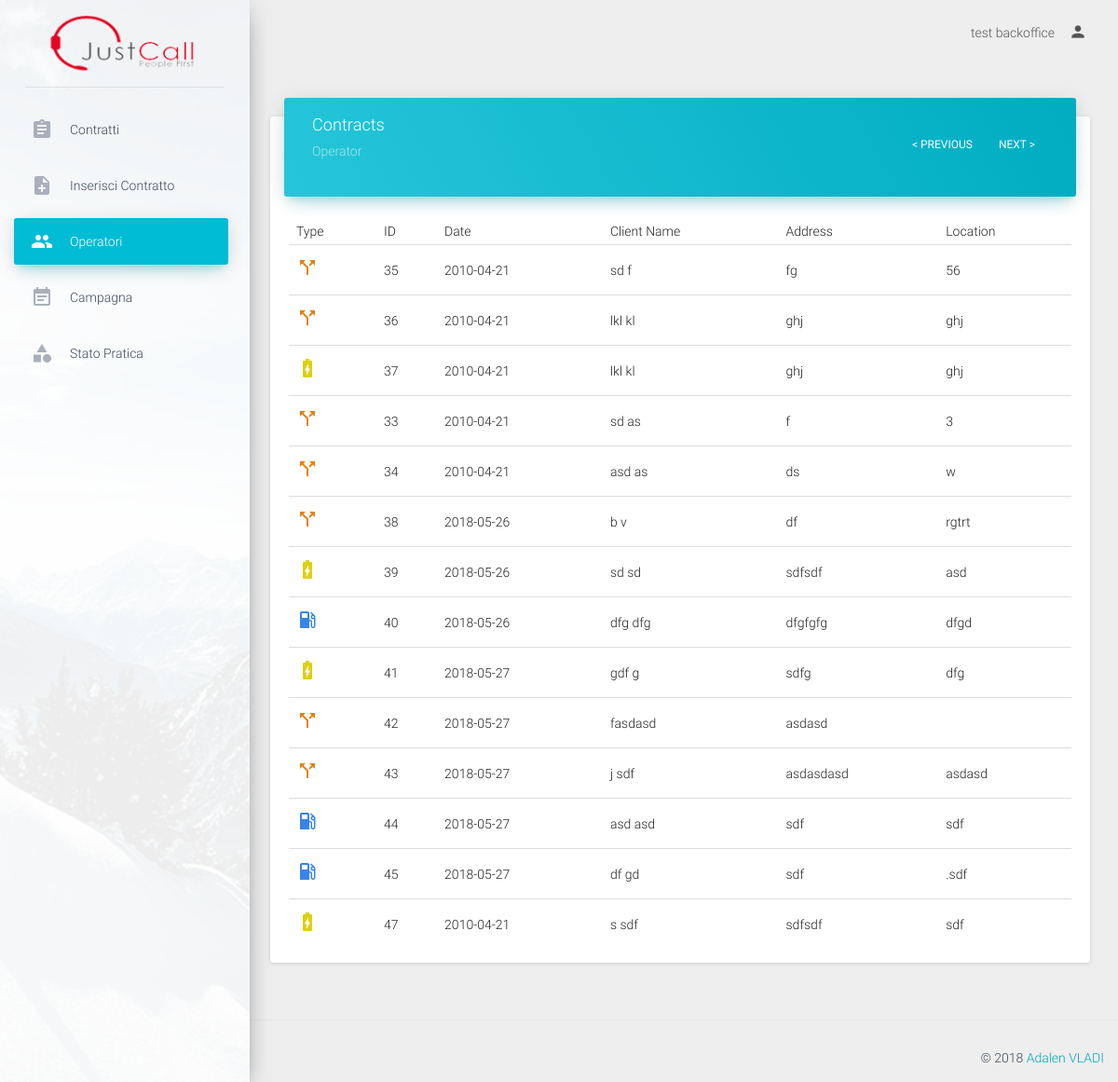
/backoffice/viewUser/6 (signed in), run on an earlier commit of the app's database.
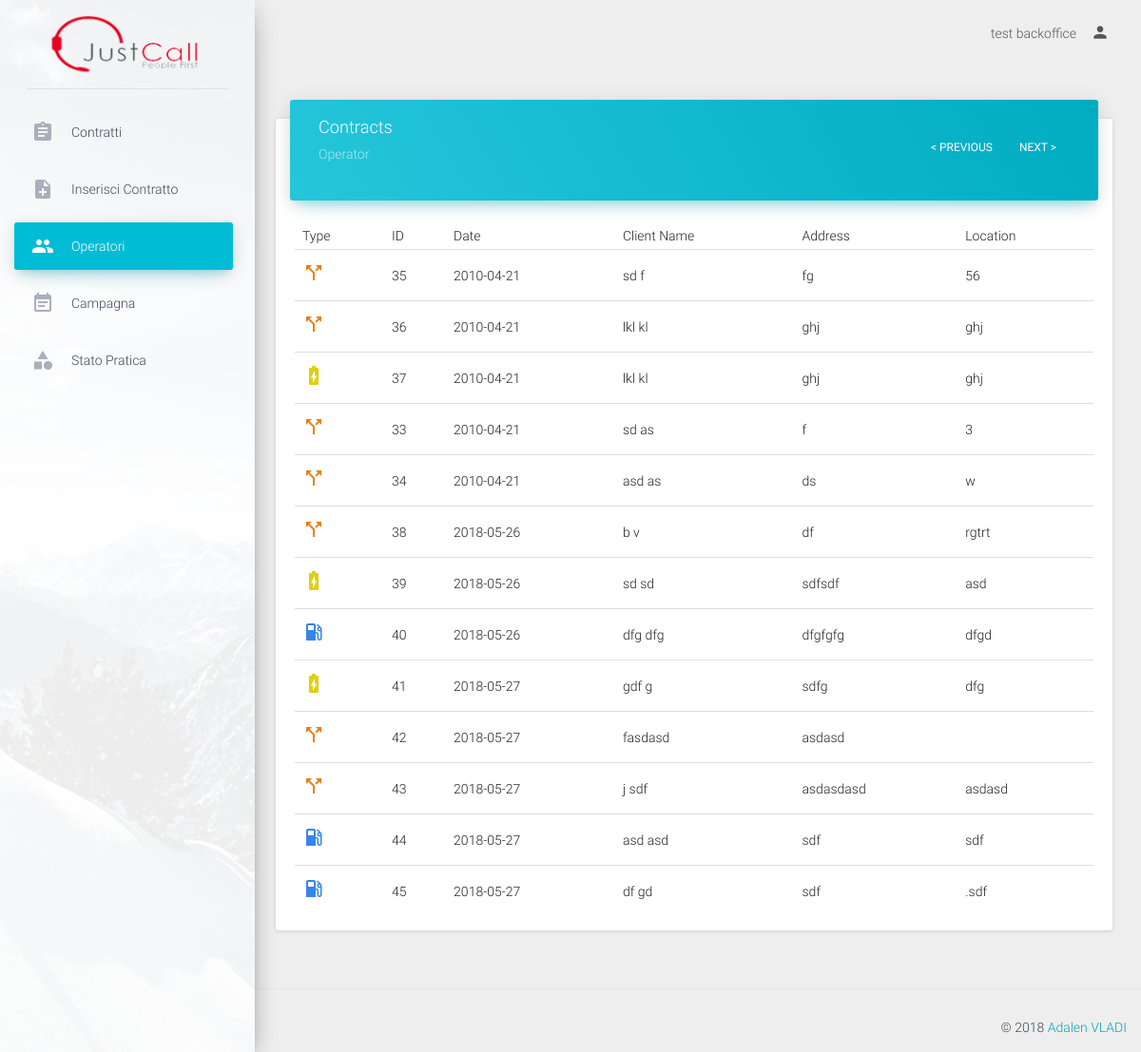
And on a later commit of the database.
### tables this page shows
CREATE TABLE IF NOT EXISTS `contracts` (
  `contract_id` int(11) NOT NULL AUTO_INCREMENT,
  `contract_type` enum('luce','gas','dual') NOT NULL,
  `proposal_number` varchar(50) NOT NULL,
  `date` date NOT NULL,
  `ugm_cb` enum('true','false') NOT NULL DEFAULT 'false',
  `analisi_cb` enum('true','false') NOT NULL DEFAULT 'false',
  `iniziative_cb` enum('true','false') NOT NULL DEFAULT 'false',
  `toponimo` varchar(50) NOT NULL,
  `address` text NOT NULL,
  `civico` varchar(30) NOT NULL,
  `price` varchar(50) NOT NULL,
  `location` varchar(100) NOT NULL,
  `cap` varchar(50) NOT NULL,
  `uf_cap` varchar(50) NOT NULL,
  `ddf_cap` varchar(50) NOT NULL,
  `uf_toponimo` varchar(50) NOT NULL,
  `uf_address` text NOT NULL,
  `uf_civico` varchar(30) NOT NULL,
  `uf_price` varchar(50) NOT NULL,
  `uf_location` varchar(100) NOT NULL,
  `ddf_toponimo` varchar(50) NOT NULL,
  `ddf_address` text NOT NULL,
  `ddf_civico` varchar(30) NOT NULL,
  `ddf_price` varchar(50) NOT NULL,
  `ddf_location` varchar(100) NOT NULL,
  `ubicazione_fornitura` enum('resident','non_resident') NOT NULL,
  `domicillazione_documenti_fatture` enum('residenza','ubicazione_fornitura','altro') NOT NULL,
  `listino` varchar(50) NOT NULL,
  `gas_request_type` varchar(50) NOT NULL,
  `gas_pdr` varchar(50) NOT NULL,
  `gas_fornitore_uscente` varchar(50) NOT NULL,
  `gas_consume_annuo` varchar(50) NOT NULL,
  `gas_tipo_riscaldamento` enum('true','false') NOT NULL,
  `gas_tipo_cottura_acqua` enum('true','false') NOT NULL,
  `gas_remi` varchar(50) NOT NULL,
  `gas_matricola` varchar(50) NOT NULL,
  `luce_request_type` varchar(50) NOT NULL,
  `luce_pod` varchar(50) NOT NULL,
  `luce_fornitore_uscente` varchar(50) NOT NULL,
  `luce_opzione_oraria` varchar(50) NOT NULL,
  `luce_potenza` varchar(50) NOT NULL,
  `luce_tensione` varchar(50) NOT NULL,
  `luce_consume_annuo` varchar(50) NOT NULL,
  `fature_via_email` enum('true','false') NOT NULL,
  `operator` int(11) NOT NULL COMMENT 'user id',
  `status` int(11) NOT NULL DEFAULT '1' COMMENT 'status id',
  `cancellation_reason` varchar(100) NOT NULL,
  `gender` enum('male','female') NOT NULL,
  `rag_sociale` text NOT NULL,
  `first_name` varchar(50) NOT NULL,
  `last_name` varchar(50) NOT NULL,
  `bussines_name` varchar(50) NOT NULL,
  `client_type` enum('personal','intestario','delega') NOT NULL,
  `tel_number` varchar(30) NOT NULL,
  `alt_number` varchar(30) NOT NULL,
  `cel_number` varchar(30) NOT NULL,
  `cel_number2` varchar(30) NOT NULL,
  `cel_number3` varchar(30) NOT NULL,
  `email` varchar(50) NOT NULL,
  `alt_email` varchar(50) NOT NULL,
  `birth_nation` varchar(50) NOT NULL,
  `vat_number` varchar(50) NOT NULL,
  `partita_iva` varchar(50) NOT NULL,
  `birth_date` date NOT NULL,
  `birth_municipality` varchar(50) NOT NULL,
  `delega_first_name` varchar(50) NOT NULL,
  `delega_last_name` varchar(50) NOT NULL,
  `delega_vat_number` varchar(100) NOT NULL,
  `document_type` enum('id_card','passport','patent') NOT NULL,
  `document_number` varchar(100) NOT NULL,
  `document_date` date NOT NULL,
  `document_expiry` date NOT NULL,
  `iban_code` varchar(50) NOT NULL,
  `iban_accounthoder` varchar(50) NOT NULL,
  `iban_fiscal_code` varchar(50) NOT NULL,
  `payment_type` enum('postal','cc') NOT NULL,
  `note` text NOT NULL,
  `campaign` int(11) NOT NULL COMMENT 'campaign_id',
  `supervisor` int(11) NOT NULL COMMENT 'user_id',
  PRIMARY KEY (`contract_id`),
  UNIQUE KEY `contract_id_2` (`contract_id`),
  KEY `contract_id` (`contract_id`),
  KEY `contract_id_3` (`contract_id`),
  KEY `contract_id_4` (`contract_id`)
);

### application/controller/backoffice.php (called while the page is built, shortened)
<?php
class backoffice extends Controller
{
    public function viewUser($user_id){
        $contracts=$this->model->getContractsByUser($user_id);
        require APP . 'view/backoffice/header.php';
        require APP . 'view/backoffice/viewUser.php';
        require APP . 'view/backoffice/footer.php';
    }
}

### public/index.php (called while the page is built, shortened)
<?php
require APP . 'core/controller.php';
$app = new Application();

### application/core/controller.php (called while the page is built, shortened)
<?php
class Controller
{
    public $db = null;
    private function openDatabaseConnection()
    {
        $options = array(PDO::ATTR_DEFAULT_FETCH_MODE => PDO::FETCH_OBJ, PDO::ATTR_ERRMODE => PDO::ERRMODE_WARNING);
        $this->db = new PDO(DB_TYPE . ':host=' . DB_HOST . ';dbname=' . DB_NAME . ';charset=' . DB_CHARSET, DB_USER, DB_PASS, $options);
    }
    public function loadModel()
    {
        if (isset($_SESSION['role'])) {
            switch ($_SESSION['role']) {
                case 'backoffice':
                    require APP . 'model/backoffice.php';
                    break;
            }
        }else{
            require APP . 'model/model.php';
        }
        $this->model = new Model($this->db);
    }
}

### application/model/backoffice.php (called while the page is built, shortened)
<?php
class Model
{
    function __construct($db)
    {
        try {
            $this->db = $db;
        } catch (PDOException $e) {
            exit('Database connection could not be established.');
        }
    }
    public function getContractsByUser($user_id ){
        $page=(int)(isset($_GET['page'])? $_GET['page']:0);
        $limiter=30;
        $pager=$limiter*$page;
        $sql='SELECT * FROM contracts WHERE operator=:user_id LIMIT :pager, :limiter ';
        $query = $this->db->prepare($sql);
        $query->bindParam(':pager', $pager, PDO::PARAM_INT);
        $query->bindParam(':limiter', $limiter, PDO::PARAM_INT);
        $query->bindParam(':user_id', $user_id, PDO::PARAM_INT);
        $query->execute();
        return $query->fetchAll();
    }
}

### application/view/backoffice/viewUser.php (the view, shortened to what the changed rows need)
<div class="content">
    <div class="container-fluid">
        <div class="row">
            <div class="col-md-12">
                <div class="card">
                    <div class="card-content table-responsive">
                        <table class="table table-hover">
                            <thead>
                                <th>Type</th>
                                <th>ID</th>
                                <th>Date</th>
                                <th>Client Name</th>
                                <th>Address</th>
                                <th>Location</th>
                            </thead>
                            <tbody>
                                <?php
                                    $output='';
                                    foreach ($contracts as $contract) {
                                        $output.='<tr>';
                                                    if ($contract->contract_type=='gas') {
                                                        $output.='<td><i style="color:#3885e8" class="material-icons">local_gas_station</i></td>';
                                                    }elseif ($contract->contract_type=='luce') {
                                                        $output.='<td><i style="color:#ded00f" class="material-icons">battery_charging_full</i></td>';
                                                    }elseif ($contract->contract_type=='dual') {
                                                        $output.='<td><i style="color:#e68013" class="material-icons">call_split</i></td>';
                                                    }
                                        $output.='<td>'.$contract->contract_id.'</td>
                                                    <td>'.$contract->date.'</td>
                                                    <td>'.$contract->first_name.' '.$contract->last_name.'</td>
                                                    <td>'.$contract->address.'</td>
                                                    <td>'.$contract->location.'</td>';
                                        $output.='</tr>';
                                    }
                                    echo $output;
                                 ?>
                            </tbody>
                        </table>
                    </div>
                </div>
            </div>
        </div>
    </div>
</div>

What changed in the data, as far as the page shows it:
removed contracts: contract_type "luce" (drawn), contract_id "47", date "2010-04-21", first_name "s", last_name "sdf", address "sdfsdf", location "sdf"
